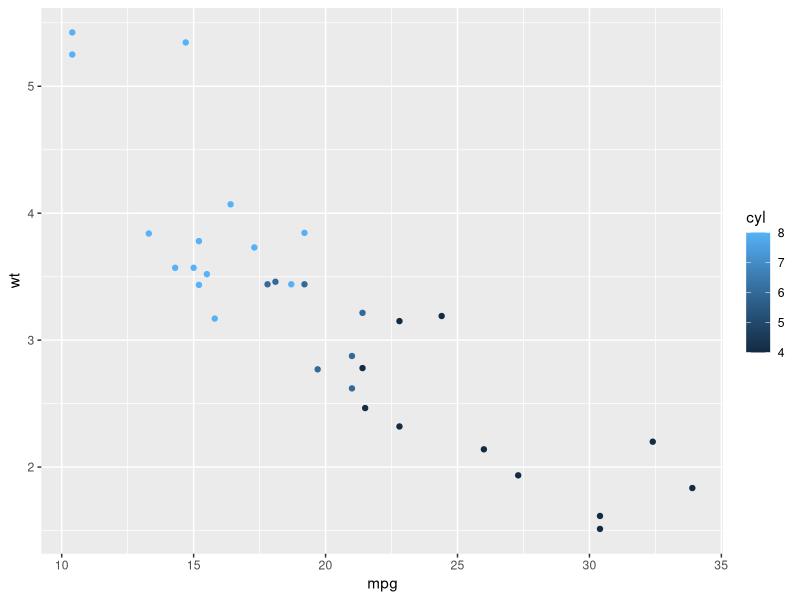
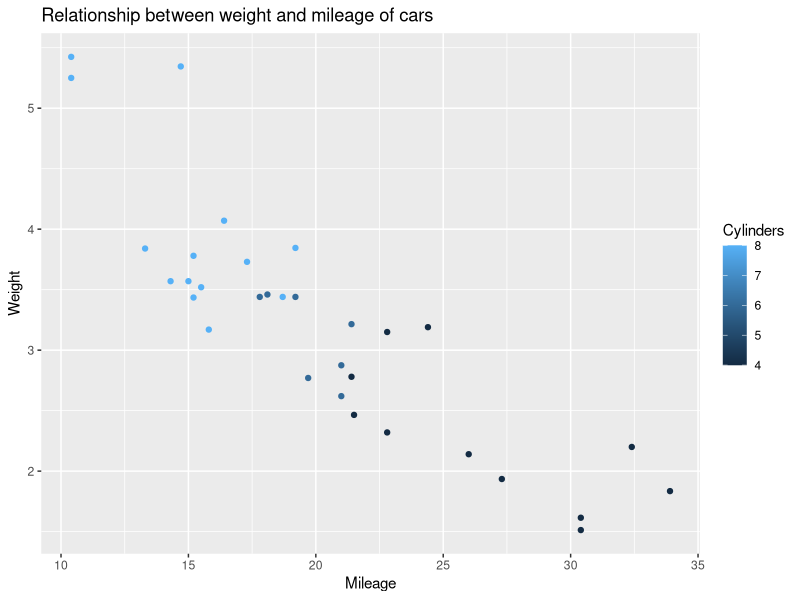

The R script that drew these images, in order:
#Installaing libraries
install.packages("dplyr")
install.packages("ggplot2")
install.packages("reshape2")

#Loading libraries
library(dplyr)
library(ggplot2)
library(reshape2)

#loading mtcars data in the environment


# Exploratory Data Analysis Checklist

#Step 1: Formulate your question.
##Is there any relationship between weigth of the car and its mileage

#Step 2: Read in your data
data(mtcars)

#Step 3: Check the packaging
nrow(mtcars)
ncol(mtcars)

#Step 4:Run str()
str(mtcars)

#Step 5: Look at the top and the bottom of your data
head(mtcars)
tail(mtcars)


#summary of the data by executing various functions
range(mtcars$mpg)
range(mtcars$hp)
range(mtcars$cyl)
range(mtcars$wt)

#Print observations for a variable in the dataset
table(mtcars$mpg)

#Creating visulizations using ggplot
g1 <- ggplot(mtcars, aes(mpg, wt, colour = cyl))+geom_point()
g1

#Adding some graphical elements such as labels, colors, title, etc
g1+labs(x = "Mileage", y = "Weight",title = "Relationship between weight and mileage of cars",colour="Cylinders")


#Using dplyr package to manage the dataframe
data("iris")
str(iris)
head(iris)
tail(iris)

#Using Select function to select variables related to Sepal
iris1 <- iris %>%
  select(Species, Sepal.Length, Sepal.Width)

#Filtering the data for setosa species
iris2 <- iris %>%
  filter(Species=="setosa")

#Arranging the data frame for variable Species in descending order
iris3 <- iris %>%
  arrange(desc(Species))

#Using group_by() to group the data by a variable and summarize() to summarize the data frame for that variable
avg <- iris1 %>% 
  group_by(Species) %>%
  summarise(Sepal.Length=mean(Sepal.Length), Sepal.Width=mean(Sepal.Width))
avg
